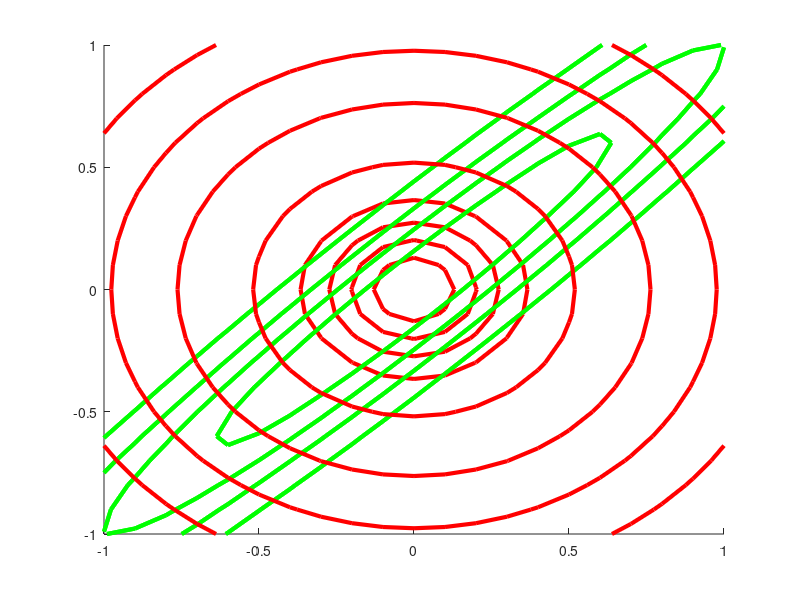

The MATLAB script that drew this image:
%% Plot KL(p,q) and KL(q,p) for 2d Gaussian

mu = [0,0];

Sigma = [1,0.97;0.97,1];
SigmaKLa = eye(2)/25;
SigmaKLb = eye(2);


x1 = [-1:0.1:1]';
x2 = x1;

n1 = length(x1);
n2 = length(x2);

f = zeros(n1,n2);
klqp = f;
klpq = f;

for i=1:n1
  f(i,:) = mvnpdf([repmat(x1(i),n2,1),x2],mu,Sigma);
  klqp(i,:) = mvnpdf([repmat(x1(i),n2,1),x2],mu, SigmaKLa );
  klpq(i,:) = mvnpdf([repmat(x1(i),n2,1),x2],mu,SigmaKLb);
end


% (a)
hold on;
contour(x1,x2,f,'g',4,'linewidth',3);
contour(x1,x2,klqp,'r',4,'linewidth',3);
hold off;


% (b)
hold on;
contour(x1,x2,f,'g',4,'linewidth',3);
contour(x1,x2,klpq,'r',4,'linewidth',3);
hold off;
